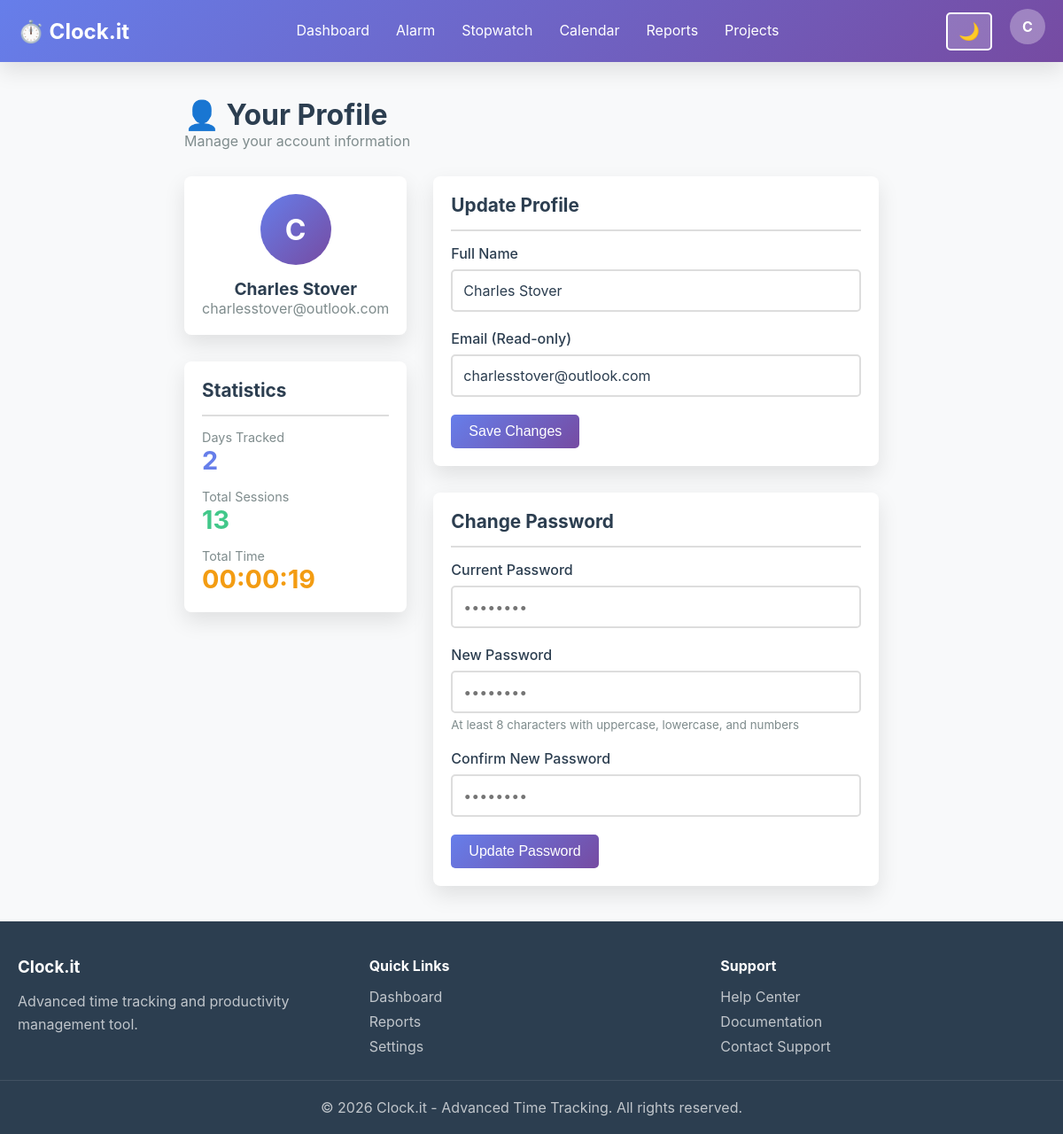
Page /profile.php (signed in) on the committed database.
### tables this page shows
CREATE TABLE users (
                id INTEGER PRIMARY KEY AUTOINCREMENT,
                email TEXT UNIQUE NOT NULL,
                password_hash TEXT NOT NULL,
                full_name TEXT,
                created_at DATETIME DEFAULT CURRENT_TIMESTAMP,
                updated_at DATETIME DEFAULT CURRENT_TIMESTAMP,
                is_admin INTEGER DEFAULT 0,
                theme TEXT DEFAULT 'light',
                notifications_enabled INTEGER DEFAULT 1
            );

### config/database.php (called while the page is built, shortened)
<?php
class Database {
    private static $instance = null;
    private $connection;
    private $dbType = 'sqlite';
    private $dbPath;
    private function __construct() {
        if ($this->dbType === 'sqlite') {
            $this->dbPath = dirname(__DIR__) . '/data/clock-it.db';
        }
    }
    private function connectSQLite() {
        try {
            $this->connection = new PDO('sqlite:' . $this->dbPath);
            $this->connection->setAttribute(PDO::ATTR_ERRMODE, PDO::ERRMODE_EXCEPTION);
        } catch (PDOException $e) {
            die('Database connection failed: ' . $e->getMessage());
        }
    }
    public static function getInstance() {
        if (self::$instance === null) {
            self::$instance = new self();
        }
        return self::$instance;
    }
    public function query($sql, $params = []) {
        $stmt = $this->connection->prepare($sql);
        $stmt->execute($params);
        return $stmt;
    }
    public function fetch($sql, $params = []) {
        return $this->query($sql, $params)->fetch(PDO::FETCH_ASSOC);
    }
}
?>

### config/init.php (called while the page is built, shortened)
<?php
require_once dirname(__FILE__) . '/database.php';
require_once dirname(__FILE__) . '/html-helper.php';
function isAuthenticated() {
    return isset($_SESSION['user_id']) && isset($_SESSION['user_email']);
}
function getCurrentUser() {
    $db = Database::getInstance();
    return $db->fetch("SELECT id, email, full_name, is_admin, theme FROM users WHERE id = ?", [$_SESSION['user_id']]);
}
function formatDuration($seconds) {
    $hours = floor($seconds / 3600);
    $minutes = floor(($seconds % 3600) / 60);
    $secs = $seconds % 60;
    return sprintf('%02d:%02d:%02d', $hours, $minutes, $secs);
}
?>

### profile.php (the view, shortened to what this page needs)
<?php
require_once 'config/init.php';
$user = getCurrentUser();
$userId = $_SESSION['user_id'];
$db = Database::getInstance();
$stats = $db->fetch(
    "SELECT
        COUNT(DISTINCT DATE(start_time)) as days_tracked,
        COUNT(*) as total_sessions,
        SUM(duration_seconds) as total_time
     FROM time_sessions
     WHERE user_id = ?",
    [$userId]
);
?>
<?php HTMLHelper::renderHeader('Profile', $user); ?>
<body class="<?php echo $user['theme'] === 'dark' ? 'dark-theme' : 'light-theme'; ?>">
    <?php HTMLHelper::renderNavigation('profile', $user); ?>
    <div class="container">
        <div style="margin-bottom: 30px;">
            <h1>👤 Your Profile</h1>
            <p class="text-muted">Manage your account information</p>
        </div>
        <div style="display: grid; grid-template-columns: 1fr 2fr; gap: 30px;">
            <div>
                <div class="card mb-30">
                    <div class="card-body" style="text-align: center;">
                        <div style="width: 80px; height: 80px; border-radius: 50%; background: linear-gradient(135deg, #667eea, #764ba2); display: flex; align-items: center; justify-content: center; color: white; font-size: 2rem; margin: 0 auto 15px; font-weight: bold;">
                            <?php echo ucfirst(substr($user['email'], 0, 1)); ?>
                        </div>
                        <div style="font-size: 1.2rem; font-weight: bold;">
                            <?php echo htmlspecialchars($user['full_name'] ?? explode('@', $user['email'])[0]); ?>
                        </div>
                        <div class="text-muted" style="word-break: break-all;">
                            <?php echo htmlspecialchars($user['email']); ?>
                        </div>
                    </div>
                </div>
                <div class="card">
                    <div class="card-header">
                        <h3 class="card-title">Statistics</h3>
                    </div>
                    <div class="card-body">
                        <div style="display: flex; flex-direction: column; gap: 15px;">
                            <div>
                                <div class="text-muted" style="font-size: 0.9rem;">Days Tracked</div>
                                <div style="font-size: 1.8rem; font-weight: bold; color: #667eea;">
                                    <?php echo $stats['days_tracked'] ?? 0; ?>
                                </div>
                            </div>
                            <div>
                                <div class="text-muted" style="font-size: 0.9rem;">Total Sessions</div>
                                <div style="font-size: 1.8rem; font-weight: bold; color: #42c88a;">
                                    <?php echo $stats['total_sessions'] ?? 0; ?>
                                </div>
                            </div>
                            <div>
                                <div class="text-muted" style="font-size: 0.9rem;">Total Time</div>
                                <div style="font-size: 1.8rem; font-weight: bold; color: #f39c12;">
                                    <?php echo formatDuration($stats['total_time'] ?? 0); ?>
                                </div>
                            </div>
                        </div>
                    </div>
                </div>
            </div>
            <div>
                <div class="card mb-30">
                    <div class="card-header">
                        <h3 class="card-title">Update Profile</h3>
                    </div>
                    <div class="card-body">
                        <form method="POST">
                            <div class="form-group">
                                <label for="full_name">Full Name</label>
                                <input type="text" id="full_name" name="full_name" value="<?php echo htmlspecialchars($user['full_name'] ?? ''); ?>" placeholder="John Doe">
                            </div>
                            <div class="form-group">
                                <label for="email">Email (Read-only)</label>
                                <input type="email" id="email" value="<?php echo htmlspecialchars($user['email']); ?>" disabled>
                            </div>
                            <button type="submit" name="action" value="update_profile" class="btn btn-primary">Save Changes</button>
                        </form>
                    </div>
                </div>
                <div class="card">
                    <div class="card-header">
                        <h3 class="card-title">Change Password</h3>
                    </div>
                    <div class="card-body">
                        <form method="POST">
                            <div class="form-group">
                                <label for="current_password">Current Password</label>
                                <input type="password" id="current_password" name="current_password" placeholder="••••••••" required>
                            </div>
                            <div class="form-group">
                                <label for="new_password">New Password</label>
                                <input type="password" id="new_password" name="new_password" placeholder="••••••••" required>
                                <small class="text-muted" style="display: block; margin-top: 5px;">
                                    At least 8 characters with uppercase, lowercase, and numbers
                                </small>
                            </div>
                            <div class="form-group">
                                <label for="confirm_password">Confirm New Password</label>
                                <input type="password" id="confirm_password" name="confirm_password" placeholder="••••••••" required>
                            </div>
                            <button type="submit" name="action" value="change_password" class="btn btn-primary">Update Password</button>
                        </form>
                    </div>
                </div>
            </div>
        </div>
    </div>
    <?php HTMLHelper::renderFooter(); ?>
</body>
</html>

### config/html-helper.php (shortened to what this page needs)
<?php
class HTMLHelper {
    public static function renderHeader($title, $user = null) {
        $theme = $user && isset($user['theme']) ? $user['theme'] : 'light';
        $baseUrl = defined('BASE_URL') ? BASE_URL : '';
        echo <<<HTML
<!DOCTYPE html>
<html lang="en" data-theme="$theme" data-base-url="$baseUrl">
<head>
    <meta charset="UTF-8">
    <meta name="viewport" content="width=device-width, initial-scale=1.0">
    <meta http-equiv="X-UA-Compatible" content="IE=edge">
    <title>$title - Clock.it</title>
    <link rel="stylesheet" href="{$baseUrl}/assets/css/style.css">
    <link rel="stylesheet" href="{$baseUrl}/assets/css/responsive.css">
    <link rel="stylesheet" href="{$baseUrl}/assets/css/dark-mode.css">
</head>
<body class="$theme-theme">
HTML;
    }
    public static function renderNavigation($currentPage = '', $user = null) {
        $baseUrl = defined('BASE_URL') ? BASE_URL : '';
        $userEmail = $user ? htmlspecialchars($user['email']) : '';
        $userName = $user && $user['full_name'] ? htmlspecialchars($user['full_name']) : explode('@', $userEmail)[0];
        $userInitial = !empty($userName) ? $userName[0] : '?';
        echo <<<HTML
<nav class="navbar">
    <div class="navbar-container">
        <div class="navbar-brand">
            <a href="{$baseUrl}/dashboard.php" class="brand-logo">⏱️ Clock.it</a>
        </div>
        <ul class="navbar-menu" id="navMenu">
            <li><a href="{$baseUrl}/dashboard.php" class="nav-link $(currentPage === 'dashboard' ? 'active' : '')">Dashboard</a></li>
            <li><a href="{$baseUrl}/alarm.php" class="nav-link $(currentPage === 'alarm' ? 'active' : '')">Alarm</a></li>
            <li><a href="{$baseUrl}/stopwatch.php" class="nav-link $(currentPage === 'stopwatch' ? 'active' : '')">Stopwatch</a></li>
            <li><a href="{$baseUrl}/calendar.php" class="nav-link $(currentPage === 'calendar' ? 'active' : '')">Calendar</a></li>
            <li><a href="{$baseUrl}/reports.php" class="nav-link $(currentPage === 'reports' ? 'active' : '')">Reports</a></li>
            <li><a href="{$baseUrl}/projects.php" class="nav-link $(currentPage === 'projects' ? 'active' : '')">Projects</a></li>
HTML;
        echo <<<HTML
        </ul>
        <div class="navbar-end">
            <button id="themeToggle" class="theme-toggle" title="Toggle dark/light mode">
                <span id="themeIcon">🌙</span>
            </button>
            <div class="user-menu">
                <div class="user-avatar">$userInitial</div>
                <div class="user-dropdown">
                    <div class="user-info">
                        <div class="user-name">$userName</div>
                        <div class="user-email">$userEmail</div>
                    </div>
                    <hr>
                    <a href="{$baseUrl}/profile.php" class="dropdown-item">👤 Profile</a>
                    <a href="{$baseUrl}/settings.php" class="dropdown-item">⚙️ Settings</a>
                    <hr>
                    <a href="{$baseUrl}/logout.php" class="dropdown-item logout">🚪 Logout</a>
                </div>
            </div>
        </div>
        <button id="menuToggle" class="menu-toggle">☰</button>
    </div>
</nav>
HTML;
    }
    public static function renderFooter() {
        $year = date('Y');
        $baseUrl = defined('BASE_URL') ? BASE_URL : '';
        echo <<<HTML
<footer class="footer">
    <div class="footer-container">
        <div class="footer-section">
            <h3>Clock.it</h3>
            <p>Advanced time tracking and productivity management tool.</p>
        </div>
        <div class="footer-section">
            <h4>Quick Links</h4>
            <ul>
                <li><a href="{$baseUrl}/dashboard.php">Dashboard</a></li>
                <li><a href="{$baseUrl}/reports.php">Reports</a></li>
                <li><a href="{$baseUrl}/settings.php">Settings</a></li>
            </ul>
        </div>
        <div class="footer-section">
            <h4>Support</h4>
            <ul>
                <li><a href="{$baseUrl}/help.php">Help Center</a></li>
                <li><a href="{$baseUrl}/docs.php">Documentation</a></li>
                <li><a href="mailto:support@clock-it.local">Contact Support</a></li>
            </ul>
        </div>
    </div>
    <div class="footer-bottom">
        <p>&copy; $year Clock.it - Advanced Time Tracking. All rights reserved.</p>
    </div>
</footer>
<script>
    window.APP_BASE_URL = window.APP_BASE_URL || document.documentElement.dataset.baseUrl || '';
</script>
<script src="{$baseUrl}/assets/js/main.js"></script>
<script src="{$baseUrl}/assets/js/theme.js"></script>
</body>
</html>
HTML;
    }
}
?>

### rows in the picture
users: full_name "C", email "C", full_name "Charles Stover", email "charlesstover@outlook.com"

### other values in the picture
$stats['days_tracked'] "2"
$stats['total_sessions'] "13"
formatDuration($stats['total_time'] ?? 0) "00:00:19"
